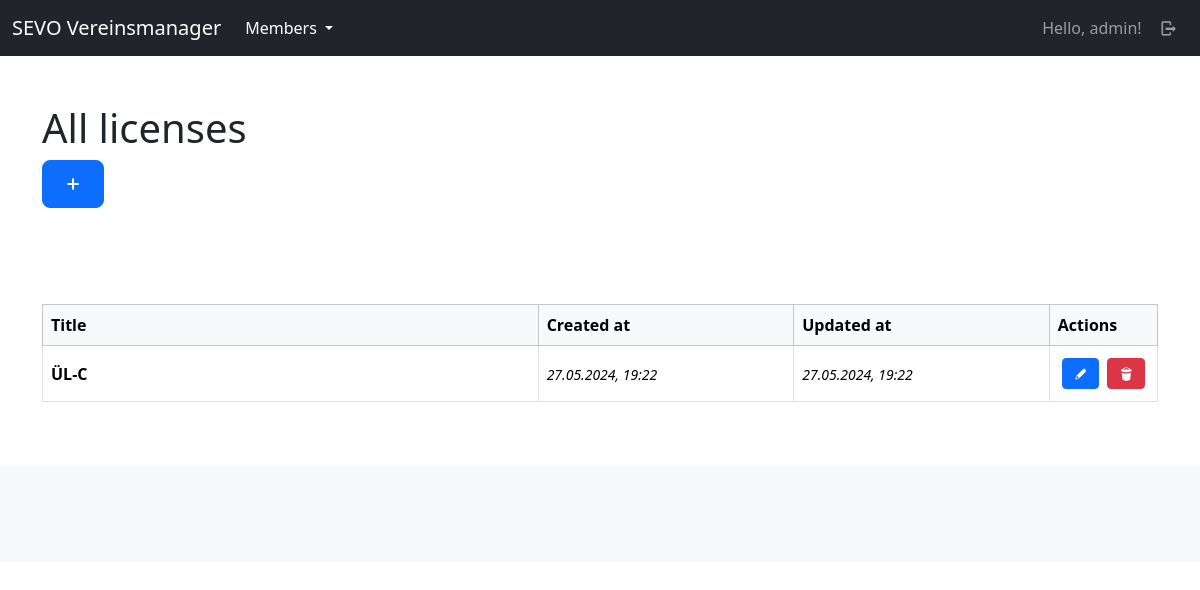
The app's page /mbrs/licenses/ (signed in), older data.
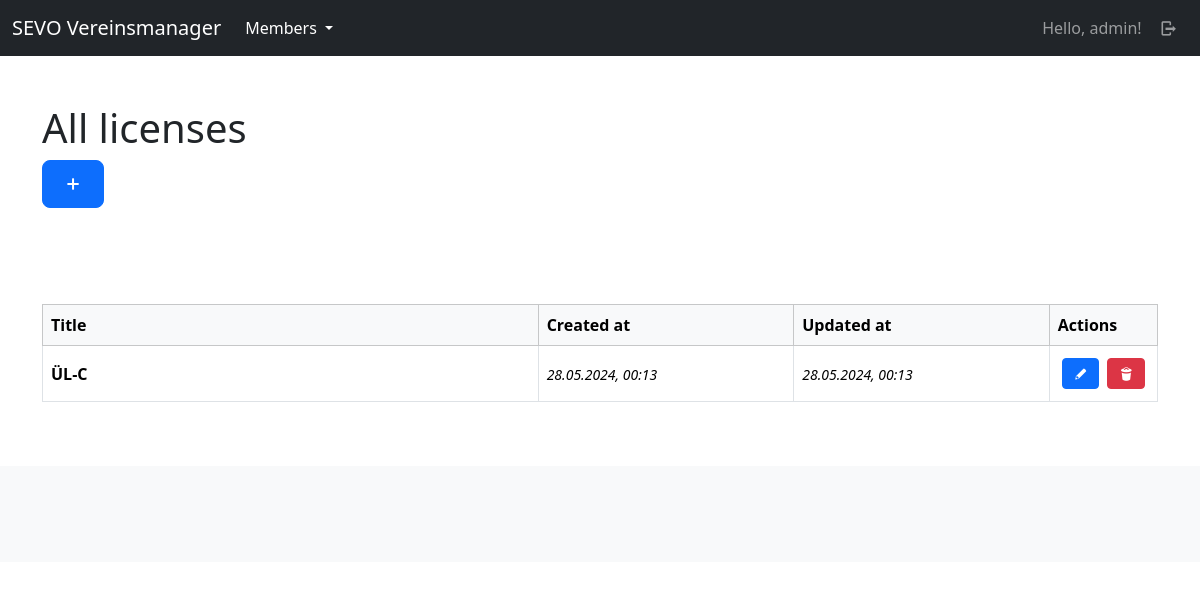
The same page, newer data.
### members/models.py (models this page shows, shortened)
class License(models.Model):
    title = models.CharField(max_length=100, unique=True)
    created_at = models.DateTimeField(auto_now=True)
    updated_at = models.DateTimeField(auto_now_add=True)
    class Meta:
        ordering = ["-updated_at"]

### members/views/licenses.py (the view)
# urls.py: path("licenses/", licenses.index, name="members-license-index"),
@login_required(login_url="sevo-auth-login")
def index(request):
    licenses = models.License.objects.all()
    return render(request, "members/license/index.html", {
        "title": _("All licenses"),
        "licenses": licenses
    })

### members/templates/members/license/index.html (shortened to what this page needs)
{% extends "base_main.html" %}
{% load i18n %}
{% load static %}
{% block header %}
    <div class="container py-5">
        <div class="row">
            <div class="col-lg-12">
                <h1>{{ title }}</h1>
                <a class="btn btn-primary btn-lg" href="{% url "members-license-create" %}"><i class="demo-icon icon-plus"></i></a>
            </div>
        </div>
    </div>
{% endblock %}
{% block main %}
    {% if licenses %}
    <div>
        {% include "members/license/partials/_list_table.html" %}
    </div>
    {% else %}
        <p>{% trans "No licenses available." %}</p>
    {% endif %}
{%  endblock %}

### members/templates/members/license/partials/_list_table.html
{% load i18n %}
<div class="table-responsive">
    <table class="table table-bordered align-middle">
        <thead class="table-light">
        <tr>
            <th scope="col">{% trans "Title" %}</th>
            <th scope="col">{% trans "Created at" %}</th>
            <th scope="col">{% trans "Updated at" %}</th>
            <th scope="col">{% trans "Actions" %}</th>
        </tr>
        </thead>
        <tbody>
            {% for license in licenses %}
                <tr>
                    <th scope="row" class="w-50">
                        {{ license.title }}
                    </th>
                    <td class="w-25"><time><small><i>{{ license.created_at|date:"d.m.Y, H:i" }}</i></small></time></td>
                    <td class="w-25"><time><small><i>{{ license.updated_at|date:"d.m.Y, H:i" }}</i></small></time></td>
                    <td class="w-auto">
                        <div class="d-flex justify-content-center align-content-center">
                            <a class="btn btn-primary btn-sm d-block m-1" href="{% url "members-license-update" id=license.id %}"><i class="demo-icon icon-pencil"></i></a>
                            <a class="btn btn-danger btn-sm d-block m-1" href="{% url "members-license-delete" id=license.id %}"><i class="demo-icon icon-trash"></i></a>
                        </div>
                    </td>
                </tr>
            {% endfor %}
        </tbody>
    </table>
</div>

Row changes from the older to the newer data that the page shows:
changed License "ÜL-C": created_at "27.05.2024, 19:22" → "28.05.2024, 00:13"; updated_at "27.05.2024, 19:22" → "28.05.2024, 00:13"
